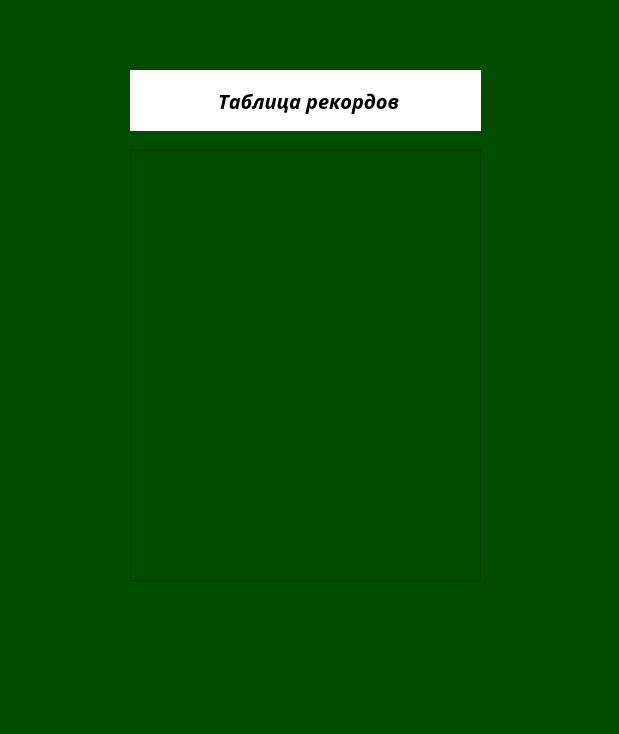
<?xml version="1.0" encoding="UTF-8"?>
<ui version="4.0">
 <class>records</class>
 <widget class="QMainWindow" name="records">
  <property name="geometry">
   <rect>
    <x>0</x>
    <y>0</y>
    <width>619</width>
    <height>734</height>
   </rect>
  </property>
  <property name="windowTitle">
   <string>MainWindow</string>
  </property>
  <property name="styleSheet">
   <string notr="true">background-color: rgb(0, 77, 0);</string>
  </property>
  <widget class="QWidget" name="centralwidget">
   <widget class="QLabel" name="records_label">
    <property name="geometry">
     <rect>
      <x>130</x>
      <y>70</y>
      <width>351</width>
      <height>61</height>
     </rect>
    </property>
    <property name="font">
     <font>
      <family>Noto Serif Cond</family>
      <pointsize>15</pointsize>
      <weight>75</weight>
      <italic>true</italic>
      <bold>true</bold>
     </font>
    </property>
    <property name="styleSheet">
     <string notr="true">background-color: rgb(255, 255, 255);
color: rgb(0, 0, 0)</string>
    </property>
    <property name="text">
     <string>                 Таблица рекордов</string>
    </property>
   </widget>
   <widget class="QTableWidget" name="tableWidget">
    <property name="geometry">
     <rect>
      <x>130</x>
      <y>150</y>
      <width>351</width>
      <height>431</height>
     </rect>
    </property>
   </widget>
  </widget>
  <widget class="QMenuBar" name="menubar">
   <property name="geometry">
    <rect>
     <x>0</x>
     <y>0</y>
     <width>619</width>
     <height>26</height>
    </rect>
   </property>
  </widget>
  <widget class="QStatusBar" name="statusbar"/>
 </widget>
 <resources/>
 <connections/>
</ui>
